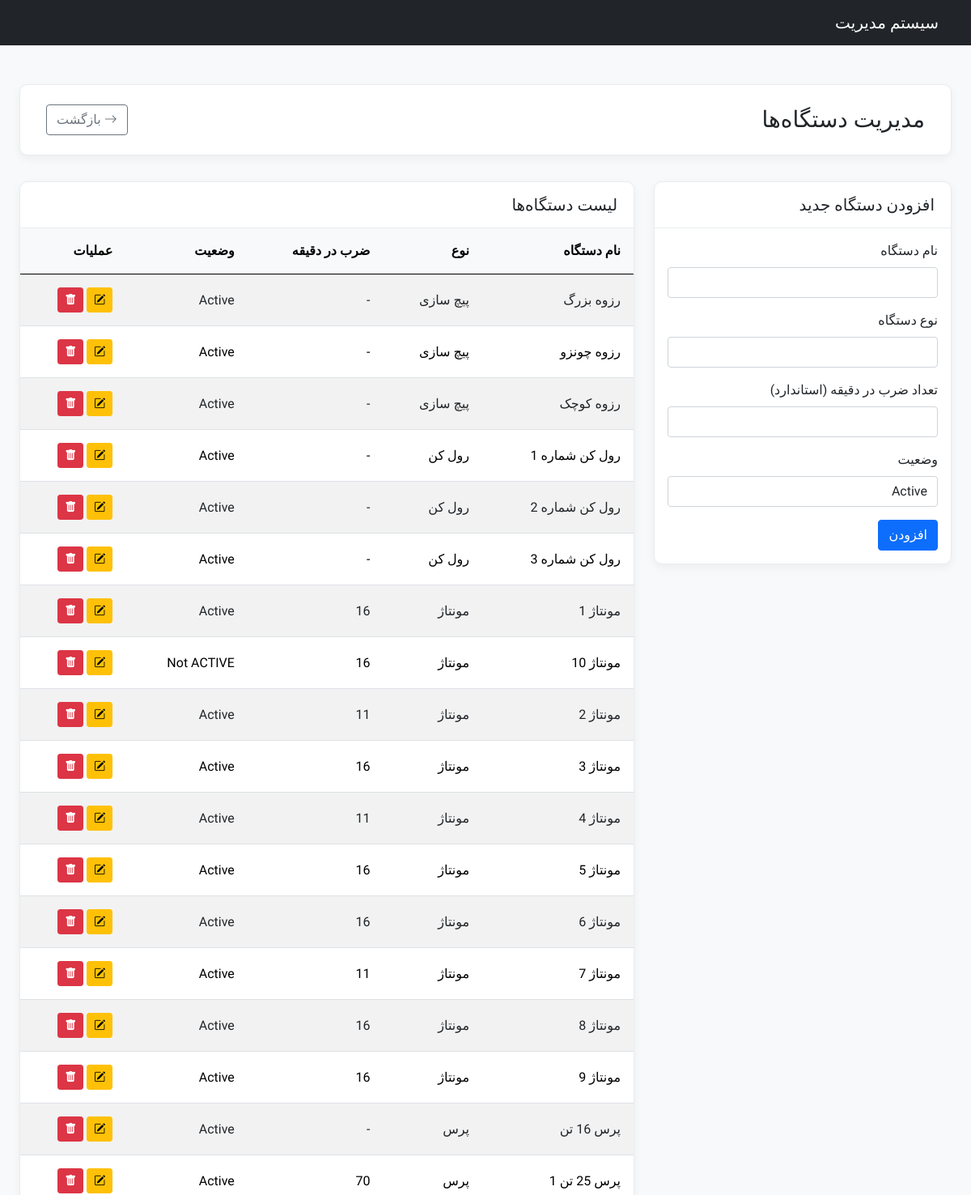
The page /modules/base_info/machines.php (upper part) on the database as committed earlier.
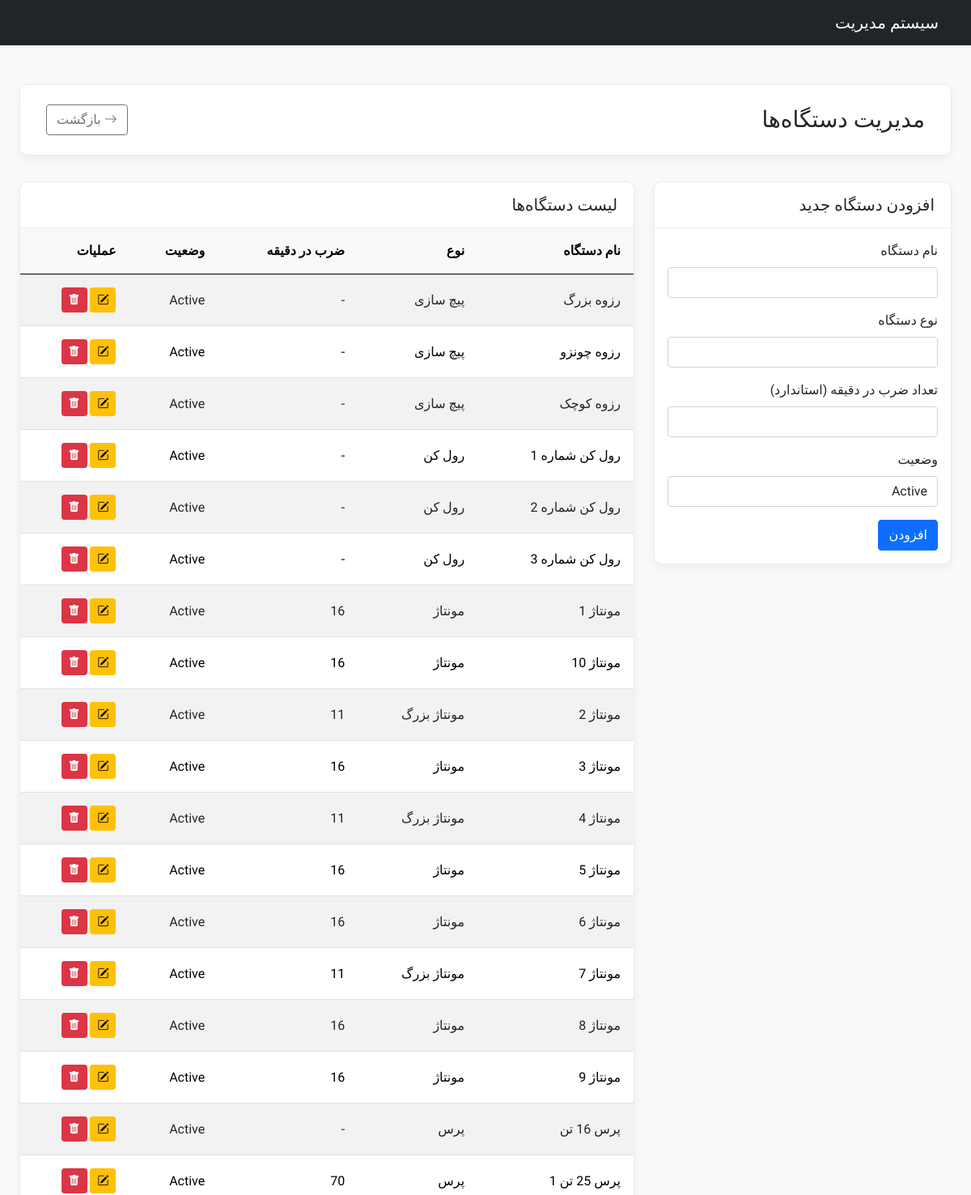
The same page on the database as committed later.
### tables this page shows
CREATE TABLE `tbl_machines` (
  `MachineID` int(11) NOT NULL,
  `MachineName` varchar(255) NOT NULL,
  `MachineType` varchar(100) DEFAULT NULL,
  `Status` varchar(50) DEFAULT 'Active',
  `strokes_per_minute` int(11) DEFAULT NULL
);

### config/crud_helpers.php (called while the page is built, shortened)
<?php
function find_all(PDO $pdo, string $sql, array $params = []): array
{
    try {
        $stmt = $pdo->prepare($sql);
        $stmt->execute($params);
        return $stmt->fetchAll(PDO::FETCH_ASSOC);
    } catch (PDOException $e) {
        error_log("Error in find_all: " . $e->getMessage() . " | SQL: " . $sql . " | Params: " . print_r($params, true));
        return [];
    }
}
?>

### modules/base_info/machines.php (the view, shortened to what this page needs)
<?php
require_once __DIR__ . '/../../config/db.php';
$editMode = false;
$itemToEdit = null;
$items = find_all($pdo, "SELECT * FROM " . TABLE_NAME_MACHINES . " ORDER BY MachineName");
include __DIR__ . '/../../templates/header.php';
?>
<div class="page-header d-flex justify-content-between align-items-center">
    <h1 class="h3 mb-0">مدیریت دستگاه‌ها</h1>
    <a href="<?php echo BASE_URL; ?>modules/base_info/machinery_dashboard.php" class="btn btn-outline-secondary"><i class="bi bi-arrow-right"></i> بازگشت</a>
</div>
<div class="row">
    <div class="col-lg-4">
        <div class="card content-card">
            <div class="card-header"><h5 class="mb-0"><?php echo $editMode ? 'ویرایش دستگاه' : 'افزودن دستگاه جدید'; ?></h5></div>
            <div class="card-body">
                <form method="POST" action="machines.php">
                    <div class="mb-3">
                        <label for="machine_name" class="form-label">نام دستگاه</label>
                        <input type="text" class="form-control" id="machine_name" name="machine_name" value="<?php echo htmlspecialchars($itemToEdit['MachineName'] ?? ''); ?>" required>
                    </div>
                     <div class="mb-3">
                        <label for="machine_type" class="form-label">نوع دستگاه</label>
                        <input type="text" class="form-control" id="machine_type" name="machine_type" value="<?php echo htmlspecialchars($itemToEdit['MachineType'] ?? ''); ?>">
                    </div>
                     <div class="mb-3">
                        <label for="strokes_per_minute" class="form-label">تعداد ضرب در دقیقه (استاندارد)</label>
                        <input type="number" class="form-control" id="strokes_per_minute" name="strokes_per_minute" value="<?php echo htmlspecialchars($itemToEdit['strokes_per_minute'] ?? ''); ?>">
                    </div>
                     <div class="mb-3">
                        <label for="status" class="form-label">وضعیت</label>
                        <input type="text" class="form-control" id="status" name="status" value="<?php echo htmlspecialchars($itemToEdit['Status'] ?? 'Active'); ?>">
                    </div>
                    <button type="submit" class="btn <?php echo $editMode ? 'btn-success' : 'btn-primary'; ?>"><?php echo $editMode ? 'بروزرسانی' : 'افزودن'; ?></button>
                </form>
            </div>
        </div>
    </div>
    <div class="col-lg-8">
        <div class="card content-card">
            <div class="card-header"><h5 class="mb-0">لیست دستگاه‌ها</h5></div>
            <div class="card-body p-0">
                <div class="table-responsive">
                    <table class="table table-striped table-hover mb-0">
                        <thead><tr><th class="p-3">نام دستگاه</th><th class="p-3">نوع</th><th class="p-3">ضرب در دقیقه</th><th class="p-3">وضعیت</th><th class="p-3">عملیات</th></tr></thead>
                        <tbody>
                            <?php foreach ($items as $item): ?>
                            <tr>
                                <td class="p-3"><?php echo htmlspecialchars($item['MachineName']); ?></td>
                                <td class="p-3"><?php echo htmlspecialchars($item['MachineType']); ?></td>
                                <td class="p-3"><?php echo htmlspecialchars($item['strokes_per_minute'] ?? '-'); ?></td>
                                <td class="p-3"><?php echo htmlspecialchars($item['Status']); ?></td>
                                <td class="p-3">
                                    <a href="?edit_id=<?php echo $item[PRIMARY_KEY_MACHINES]; ?>" class="btn btn-warning btn-sm"><i class="bi bi-pencil-square"></i></a>
                                    <button type="button" class="btn btn-danger btn-sm" data-bs-toggle="modal" data-bs-target="#deleteModal<?php echo $item[PRIMARY_KEY_MACHINES]; ?>"><i class="bi bi-trash-fill"></i></button>
                                </td>
                            </tr>
                            <?php endforeach; ?>
                        </tbody>
                    </table>
                </div>
            </div>
        </div>
    </div>
</div>
<?php include __DIR__ . '/../../templates/footer.php'; ?>

Rows that differ between the two databases and show on the page:
changed tbl_machines "مونتاژ 10": Status "Not ACTIVE" → "Active"
changed tbl_machines "مونتاژ 2": MachineType "مونتاژ" → "مونتاژ بزرگ"
changed tbl_machines "مونتاژ 4": MachineType "مونتاژ" → "مونتاژ بزرگ"
changed tbl_machines "مونتاژ 7": MachineType "مونتاژ" → "مونتاژ بزرگ"
